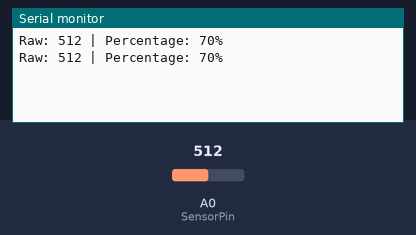
This sketch was run on a simulated Arduino Uno, built with avr-gcc and run on an emulated ATmega328P. Parts: the last lines printed to the serial monitor. The test bench sets the inputs (shaded band); at power-on: A0 (SensorPin) = 512.

Above: at 1.8 s.
1.9 s: A0 (SensorPin) set to 716
At 2.8 s:
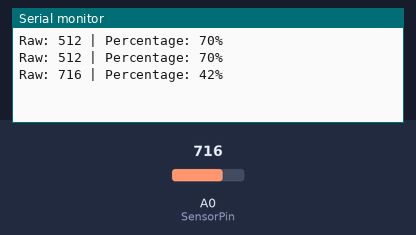
3.4 s: A0 (SensorPin) set to 900
At 4.8 s:
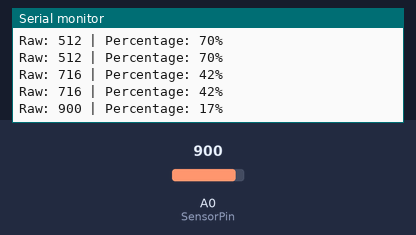
Timing chart, 0 to 6.4 s (numbered marks = the images above; inputs shaded):
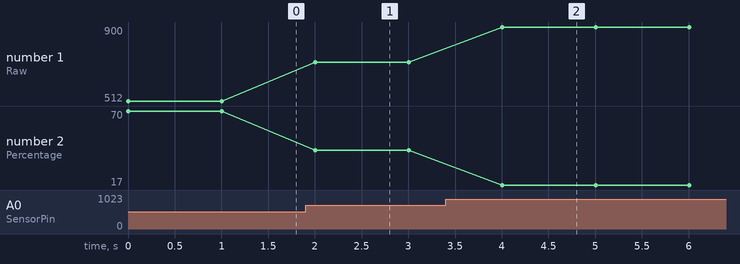

The sketch:

soiltest.ino
```cpp
#define SensorPin A0
float sensorValue = 0;
int moisture;
int percentage;

int map_low = 1024;
int map_high = 300;


void setup() {
 Serial.begin(9600);
}
/*
void loop() {


  sensorValue = 0;
 for (int i = 0; i <= 100; i++)
 {
   sensorValue = sensorValue + analogRead(SensorPin);
   delay(1);
 }
 int percentMoist=map(sensorValue,0,1024,100,0);
 sensorValue = sensorValue/100.0;
 Serial.println(percentMoist);
 Serial.println("%");
 delay(300);
} */
void loop() {
  moisture = analogRead(SensorPin);
  Serial.print("Raw: ");
  Serial.print(moisture);

  percentage = map(moisture, map_low, map_high, 0, 100);

  Serial.print(" | Percentage: ");
  Serial.print(percentage);

  Serial.println("%");

  delay(1000);
}
```

Measured:
- after the input at 1.9 s, the serial monitor: prints a new line after 0.10 s (image 1)
- after the input at 3.4 s, the serial monitor: prints a new line after 0.60 s (image 2)
- plotted number 1: 512 → 716 after the input at 1.9 s, 716 → 900 after the input at 3.4 s
- plotted number 2: 70 → 42 after the input at 1.9 s, 42 → 17 after the input at 3.4 s
